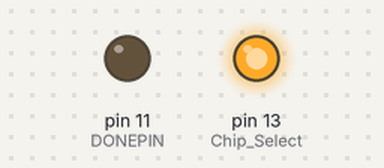
Bench run of a sketch on a simulated Arduino Uno, built with avr-gcc and run on an emulated ATmega328P. Parts: output pins drawn as LEDs (lit = HIGH). The local clock reads 2024-03-15 10:24:30 at power-on unless the sketch sets it; storage starts empty.

Above: at 0.1 s.
At 2.6 s:
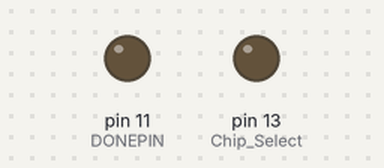
At 20.1 s:
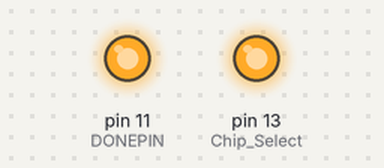
At 38.7 s:
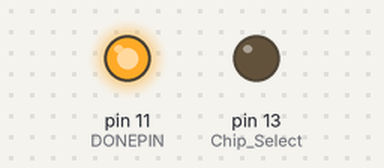
Timing chart, 0 to 40.0 s (numbered marks = the images above):
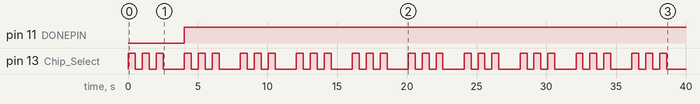

The sketch:

nightOne.ino
```cpp
#include <SD.h> //add the SD library
#include "RTClib.h"
RTC_PCF8523 rtc;

//The SD uses pin 10 on the Feather;
const int SDchipSelect = 10;
//Timer
#define DONEPIN 11


void setup() {
 // Initialize the SD Card:
 SD.begin(SDchipSelect);

 // Configure the done pin
 pinMode(DONEPIN,OUTPUT);
 digitalWrite(DONEPIN,LOW);

 rtc.begin();
}

void loop() {

  //Give 3 quick blinks just to see it's alive.
  pinMode(13, OUTPUT);  //Chip Select
  for (int blink=0; blink < 3; blink++) {
      digitalWrite(13, HIGH);
      delay(500);
      digitalWrite(13, LOW);
      delay(500);
  }

  DateTime now = rtc.now();
  String timeStamp = formatTimestamp(now);

  // Open the output file for writing/appending
  File dataFile = SD.open("testfile.txt", FILE_WRITE);
  dataFile.println(timeStamp);
  dataFile.close(); //close the CSV file
  delay(1000); //wait 5 seconds and do it again
  //Shut it down
  digitalWrite(DONEPIN,HIGH);
}


// Format the timestamp to %Y-%m-%d %H:%M:%S
String formatTimestamp(DateTime now) {
  String result = "";
  result += now.year();
  result += "-" + addleadZero(now.month()) + "-";
  result += addleadZero(now.day()) + " ";
  result += addleadZero(now.hour()) + ":";;
  result += addleadZero(now.minute()) + ":";
  result += addleadZero(now.second());
  return (result);
}

// This just adds a leading zeros to the timestamp if needed
String addleadZero(int value) {
  String result = "0";
  if (value < 10) {
    result += value;
  }
  else {
    result = value;
  }
  return (result);
}
```

Measured:
- by itself, pin 11 (DONEPIN): LOW → HIGH at 4.0 s
- by itself, pin 13 (Chip_Select): repeats every 4.0 s: 2 × (LOW 0.50 s, HIGH 0.50 s), LOW 1.5 s, HIGH 0.50 s
